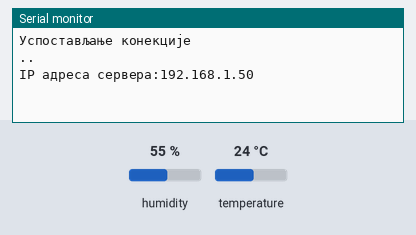
Bench run of a sketch on a simulated ESP8266 (NodeMCU). On the bench: the last lines printed to the serial monitor. Inputs (shaded band) come from the test bench; at power-on: humidity 55 %, temperature 24 °C. WiFi joins after 1.5 s; servers stay silent unless stated.

Above: at 3.2 s.
3.3 s: humidity set to 22 %
At 6.1 s:
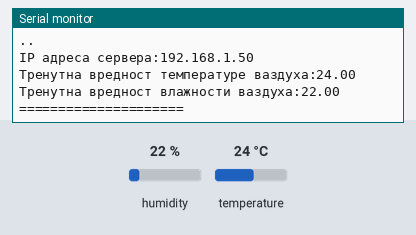
6.5 s: temperature set to 12 °C
8.0 s: humidity set to 40 %
At 11.2 s:
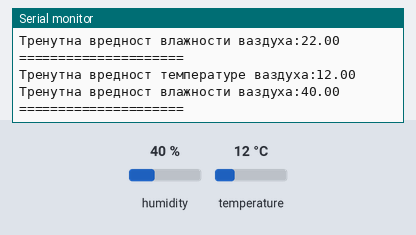

Measured:
- after the input at 3.3 s, the serial monitor: prints a new line after 1.7 s (image 1)
- after the input at 8.0 s, the serial monitor: prints a new line after 2.0 s (image 2)

The sketch:

nodeDHT.ino
```cpp
#include <Arduino.h>
#include <ESP8266WiFi.h>
#include <Hash.h>
#include <ESPAsyncTCP.h>
#include <ESPAsyncWebServer.h>
#include <Adafruit_Sensor.h>
#include <DHT.h>

// Одговарајући параметри мреже
const char* ssid = "ZTE_H168N87DF8C";
const char* password = "***********";

#define DHTPIN 5     // Пин 5 одговара пину Д1 ЕСП8266

#define DHTTYPE    DHT11     // DHT 11 сензор


DHT dht(DHTPIN, DHTTYPE);

// Иницијализација температуре и влажности ваздуха
float t = 0.0;
float h = 0.0;

AsyncWebServer server(80);

unsigned long previousMillis = 0;    // Битно за очитавања

// Интервал очитавања са сензора је 5 секунди
const long interval = 5000;

const char index_html[] PROGMEM = R"rawliteral(
<!DOCTYPE HTML><html>
<head>
  <meta name="viewport" content="width=device-width, initial-scale=1" charset="UTF-8">
  <link rel="stylesheet" href="https://use.fontawesome.com/releases/v5.7.2/css/all.css" integrity="sha384-fnmOCqbTlWIlj8LyTjo7mOUStjsKC4pOpQbqyi7RrhN7udi9RwhKkMHpvLbHG9Sr" crossorigin="anonymous">
  <style>
    html {
     font-family: Arial;
     display: inline-block;
     margin: 0px auto;
     text-align: center;
    }
    h2 { font-size: 3.0rem; }
    p { font-size: 3.0rem; }
    .units { font-size: 1.2rem; }
    .dht-labels{
      font-size: 1.5rem;
      vertical-align:middle;
      padding-bottom: 15px;
    }
  </style>
  </style>
</head>
<body>
  <h2>NodeMCU v1.0 асинхрони веб-сервер</h2>
  <br>
  <br>
  <p>
    <i class="fas fa-thermometer-quarter" style="color:#059e8a;"></i>
    <span class="dht-labels">Температура</span>
    <span id="temperature">%TEMPERATURE%</span>
    <sup class="units">&deg;C</sup>
  </p>
  <p>
    <i class="fas fa-tint" style="color:#00add6;"></i>
    <span class="dht-labels">Влажност ваздуха</span>
    <span id="humidity">%HUMIDITY%</span>
    <sup class="units">%</sup>
  </p>
</body>
<script>
setInterval(function ( ) {
  var xhttp = new XMLHttpRequest();
  xhttp.onreadystatechange = function() {
    if (this.readyState == 4 && this.status == 200) {
      document.getElementById("temperature").innerHTML = this.responseText;
    }
  };
  xhttp.open("GET", "/temperature", true);
  xhttp.send();
}, 5000 ) ;

setInterval(function ( ) {
  var xhttp = new XMLHttpRequest();
  xhttp.onreadystatechange = function() {
    if (this.readyState == 4 && this.status == 200) {
      document.getElementById("humidity").innerHTML = this.responseText;
    }
  };
  xhttp.open("GET", "/humidity", true);
  xhttp.send();
}, 5000 ) ;
</script>
</html>)rawliteral";

// Процесор врши рендеровање хтмл кода у програмској меморији.
String processor(const String& var){
  if(var == "TEMPERATURE"){
    return String(t);
  }
  else if(var == "HUMIDITY"){
    return String(h);
  }
  return String();
}

void setup(){
  // Дебагер
  Serial.begin(115200);
  dht.begin();

  // Повезивање на локалну мрежу
  WiFi.begin(ssid, password);
  Serial.println("Успостављање конекције");
  while (WiFi.status() != WL_CONNECTED) {
    delay(1000);
    Serial.print(".");
  }

  if (WiFi.status() == WL_CONNECTED){
    Serial.println();
    Serial.print("IP адреса сервера:");
    Serial.println(WiFi.localIP());
  }

  // BackEnd  мини-веб-сервера
  server.on("/", HTTP_GET, [](AsyncWebServerRequest *request){
    request->send_P(200, "text/html", index_html, processor);
  });
  server.on("/temperature", HTTP_GET, [](AsyncWebServerRequest *request){
    request->send_P(200, "text/plain", String(t).c_str());
  });
  server.on("/humidity", HTTP_GET, [](AsyncWebServerRequest *request){
    request->send_P(200, "text/plain", String(h).c_str());
  });

  // Покретање сервера
  server.begin();
}

void loop(){
  unsigned long currentMillis = millis();
  if (currentMillis - previousMillis >= interval) {
    // На сваких 5 секунди се врши очитавање са сензора.
    previousMillis = currentMillis;

    // Очитавање температуре
    float newT = dht.readTemperature();

    if (isnan(newT)) {
      Serial.println("Погрешно повезани сензор ДХТ11!");
    }
    else {
      t = newT;
      Serial.print("Тренутна вредност температуре ваздуха:");
      Serial.println(t);
    }
    // Очитавање влажности ваздуха
    float newH = dht.readHumidity();

    if (isnan(newH)) {
      Serial.println("Грешка у читању");
    }
    else {
      h = newH;
      Serial.print("Тренутна вредност влажности ваздуха:");
      Serial.println(h);
      Serial.println("=====================");
    }
  }

}
```
